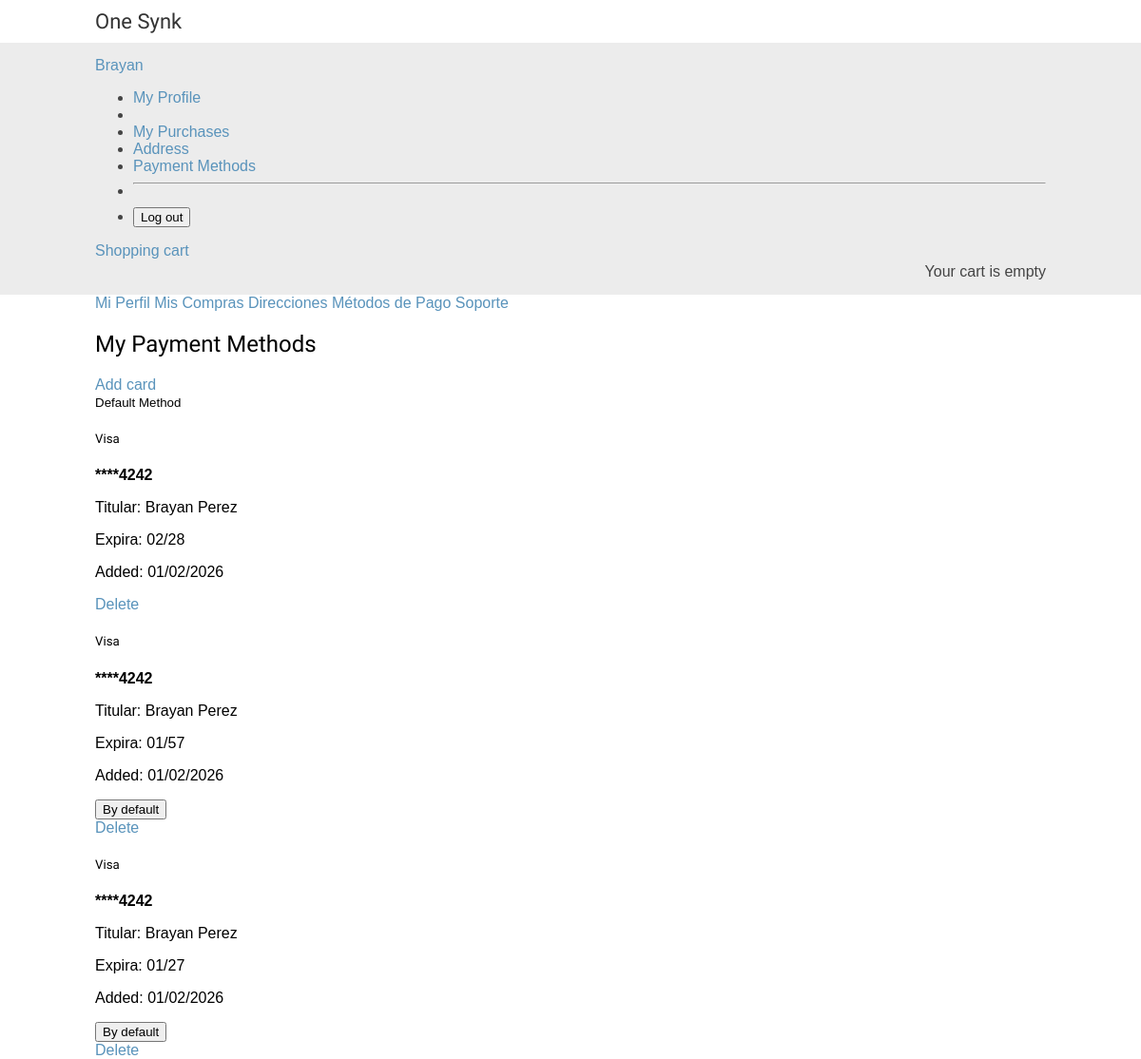
/payment/methods/ (signed in), run on the app's committed database.
### accounts/models.py (models this page shows, shortened)
class CustomUser(AbstractUser):
    PHONE_REGEX = RegexValidator(
        regex=r"^\d{10}$",
        message="Phone number must be exactly 10 digits (e.g., 5522445104).",
    )
    USER_TYPE_CHOICES = (
        ("regular_user", "Regular User"),
        ("wholesaler", "Wholesaler"),
    )
    phone = models.CharField(
        max_length=10,
        validators=[PHONE_REGEX],
        blank=True,
        null=True,
        help_text="Format: 5522445104",
    )
    user_type = models.CharField(
        max_length=12,
        choices=USER_TYPE_CHOICES,
        default="regular_user",  # Fixed: 'normal' was not in choices
        help_text="User type: Regular or Wholesaler",
    )
    stripe_customer_id = models.CharField(
        max_length=255,
        blank=True,
        null=True,
        unique=True,
        help_text="Customer ID in Stripe",
    )
    payment_method = models.CharField(
        max_length=255,
        blank=True,
        null=True,
        help_text="ID del método de pago por defecto en Stripe",
    )
    created_at = models.DateTimeField(auto_now_add=True)
    updated = models.DateTimeField(auto_now=True)
    class Meta:
        verbose_name = "User"
        verbose_name_plural = "Users"
        ordering = ["-created_at"]

### payment/models.py (models this page shows, shortened)
class PaymentMethod(models.Model):
    CARD_TYPE_CHOICES = (
        ("visa", "Visa"),
        ("mastercard", "Mastercard"),
    )
    user = models.ForeignKey(
        CustomUser,
        on_delete=models.CASCADE,
        related_name="payment_methods",
        help_text="User who owns the payment method",
    )
    stripe_payment_method_id = models.CharField(
        max_length=255,
        unique=True,
        help_text="Stripe ID of the payment method (never disclose to the user)",
    )
    card_type = models.CharField(
        max_length=20, choices=CARD_TYPE_CHOICES, default="visa", help_text="Card type"
    )
    last_four_digits = models.CharField(
        max_length=4, help_text="Last 4 digits of the card (e.g., 4242)"
    )
    card_holder_name = models.CharField(max_length=255, help_text="Cardholder name")
    exp_month = models.IntegerField(help_text="Expiration month (1-12)")
    exp_year = models.IntegerField(help_text="Expiration year (e.g. 2027)")
    is_default = models.BooleanField(
        default=False, help_text="Is this the default payment method?"
    )
    is_active = models.BooleanField(
        default=True,
        help_text="Is the method active? (false if the card has expired or been canceled)",
    )
    created_at = models.DateTimeField(auto_now_add=True)
    updated_at = models.DateTimeField(auto_now=True)
    class Meta:
        verbose_name = "Payment Method"
        verbose_name_plural = "Payment Methods"
        ordering = ["-is_default", "-created_at"]
        indexes = [
            models.Index(fields=["user", "-is_default"]),
            models.Index(
                fields=["user", "-is_active"],
            ),
        ]
    def get_masked_card(self):
        return f"****{self.last_four_digits}"
    def is_expired(self):
        today = datetime.now()
        return self.exp_year < today.year or (
            self.exp_year == today.year and self.exp_month < today.month
        )
    def get_expiration_display(self):
        return f"{self.exp_month:02d}/{self.exp_year % 100:02d}"

### payment/views.py (the view)
# urls.py: path("methods/", views.payment_method_list, name="payment_method_list"),
@login_required(login_url="accounts:login")
@require_http_methods(["GET"])
def payment_method_list(request):
    payment_methods = request.user.payment_methods.filter(is_active=True).order_by(
        "-is_default", "-created_at"
    )
    context = {
        "payment_methods": payment_methods,
        "page_title": "My Payment Methods",
        "total_payment_methods": payment_methods.count(),
    }
    return render(request, "payment/payment_methods/list.html", context)

### cart/cart.py (called while the page is built)
    def __len__(self):
        return sum(item["quantity"] for item in self.cart.values())

### cart/context_processors.py (called while the page is built)
def cart(request):
    return {"cart": Cart(request)}

### payment/templates/payment/payment_methods/list.html (shortened to what this page needs)
{% extends 'shop/base.html' %}
{% load static %}
{% block content %}
<div class="container my-5">
    <div class="row">
        {% include "includes/sidebar.html" %}
        <div class="col-md-9">
            <div class="d-flex justify-content-between align-items-center mb-4">
                <h2>{{ page_title }}</h2>
                <a href="{% url 'payment:payment_method_add' %}" class="btn btn-primary">
                     Add card
                </a>
            </div>
            {% if payment_methods %}
                <div class="row">
                    {% for pm in payment_methods %}
                        <div class="col-md-6 mb-4">
                            <div class="card h-100 {% if pm.is_default %}border-primary border-2{% endif %}">
                                {% if pm.is_default %}
                                    <div class="card-header bg-primary text-white py-2">
                                        <small> Default Method</small>
                                    </div>
                                {% endif %}
                                <div class="card-body">
                                    <h5 class="card-title">{{ pm.get_card_type_display }}</h5>
                                    <p class="card-text">
                                        <strong>{{ pm.get_masked_card }}</strong>
                                    </p>
                                    <p class="card-text text-muted small mb-2">
                                        Titular: {{ pm.card_holder_name }}
                                    </p>
                                    <p class="card-text text-muted small mb-3">
                                        Expira: {{ pm.get_expiration_display }}
                                    </p>
                                    <p class="text-muted small">
                                        Added: {{ pm.created_at|date:"d/m/Y" }}
                                    </p>
                                </div>
                                <div class="card-footer bg-light">
                                    <div class="btn-group btn-group-sm w-100" role="group">
                                        {% if not pm.is_default and not pm.is_expired %}
                                            <form action="{% url 'payment:payment_method_set_default' pm.id %}" method="post" class="flex-fill">
                                                <button type="submit" class="btn btn-outline-success w-100 btn-sm">
                                                     By default
                                                </button>
                                            </form>
                                        {% endif %}
                                        <a href="{% url 'payment:payment_method_delete' pm.id %}" class="btn btn-outline-danger btn-sm">
                                             Delete
                                        </a>
                                    </div>
                                </div>
                            </div>
                        </div>
                    {% endfor %}
                </div>
            {% else %}
                <div class="alert alert-info" role="alert">
                    <i class="bi bi-info-circle"></i>
                    You have no cards registered..
                    <a href="{% url 'payment:payment_method_add' %}" class="alert-link">Add one now</a>
                </div>
            {% endif %}
        </div>
    </div>
</div>
{% endblock %}

### shop/templates/shop/base.html (shortened to what this page needs)
{% load static %}
<!DOCTYPE html>
<html>
  <head>
    <link href="{% static "css/base.css" %}" rel="stylesheet">
  </head>
  <body>
    <div id="header">
      <a href="/" class="logo">One Synk</a>
    </div>
    <div id="subheader">
      <div class="navbar-nav ms-auto">
        {% if user.is_authenticated %}
            <div class="nav-item dropdown">
                <a class="nav-link dropdown-toggle" href="#" id="userDropdown" role="button" data-bs-toggle="dropdown">
                    <span class="d-none d-md-inline">{{ user.first_name|default:user.username }}</span>
                </a>
                <ul class="dropdown-menu dropdown-menu-end" aria-labelledby="userDropdown">
                    <li><a class="dropdown-item" href="{% url 'accounts:profile' %}">
                         My Profile
                    </a></li>
                    <li><a class="dropdown-item" href="#">
                    <li><a class="dropdown-item" href="{% url 'orders:order_history' %}">
                         My Purchases
                    </a></li>
                    <li><a class="dropdown-item" href="{% url 'orders:address_list' %}">
                         Address
                    </a></li>
                    <li><a class="dropdown-item" href="{% url 'payment:payment_method_list' %}">
                         Payment Methods
                    </a></li>
                    <li><hr class="dropdown-divider"></li>
                    <li>
                        <form action="{% url 'accounts:logout' %}" method="post" class="m-0">
                            <button type="submit" class="dropdown-item">
                                 Log out
                            </button>
                        </form>
                    </li>
                </ul>
            </div>
        {% endif %}
        <a class="nav-link" href="{% url 'cart:cart_detail' %}">
            Shopping cart
        </a>
    </div>
      <div class="cart">
        {% with total_items=cart|length %}
          {% if total_items > 0 %}
            Your cart:
            <a href='{% url "cart:cart_detail" %}'>
              {{ total_items}} item{{total_items|pluralize}},
              ${{cart.get_total_price}}</a>
          {% elif not order %}
            Your cart is empty
          {% endif %}
        {% endwith %}
      </div>
    </div>
    <div id="content">
      {% block content %}
      {% endblock %}
    </div>
  </body>
</html>

### shop/static/css/base.css (style rules this page uses)
body { margin:0; padding:0; font-family:helvetica, sans-serif; }
h1, h2, h3, h4, h5 , h6 { font-family: 'Ubuntu', sans-serif; font-weight:normal; }
a { text-decoration:none; color:#5993bb; }
#header { padding:10px 100px; font-size:18px; overflow:auto; }
#subheader { background:#ececec; color:#444; padding:15px 100px; overflow:auto; }
#header .logo { font-family: 'Ubuntu', sans-serif; float:left; color:#333; font-size:22px; margin-right:10%; }
#subheader .cart { float:right; padding-top:4px; }
#content { padding:0 100px; overflow:hidden; }

### data on the page
CustomUser: first_name "Brayan"
PaymentMethod: is_default "Default Method", card_type "Visa", get_masked_card "****4242", card_holder_name "Brayan Perez", expiration "02/28", created_at "01/02/2026"
PaymentMethod: card_type "Visa", get_masked_card "****4242", card_holder_name "Brayan Perez", expiration "01/57", created_at "01/02/2026", is_default "By default"
PaymentMethod: card_type "Visa", get_masked_card "****4242", card_holder_name "Brayan Perez", expiration "01/27", created_at "01/02/2026", is_default "By default"

### other printed values
{{ page_title }} "My Payment Methods"
